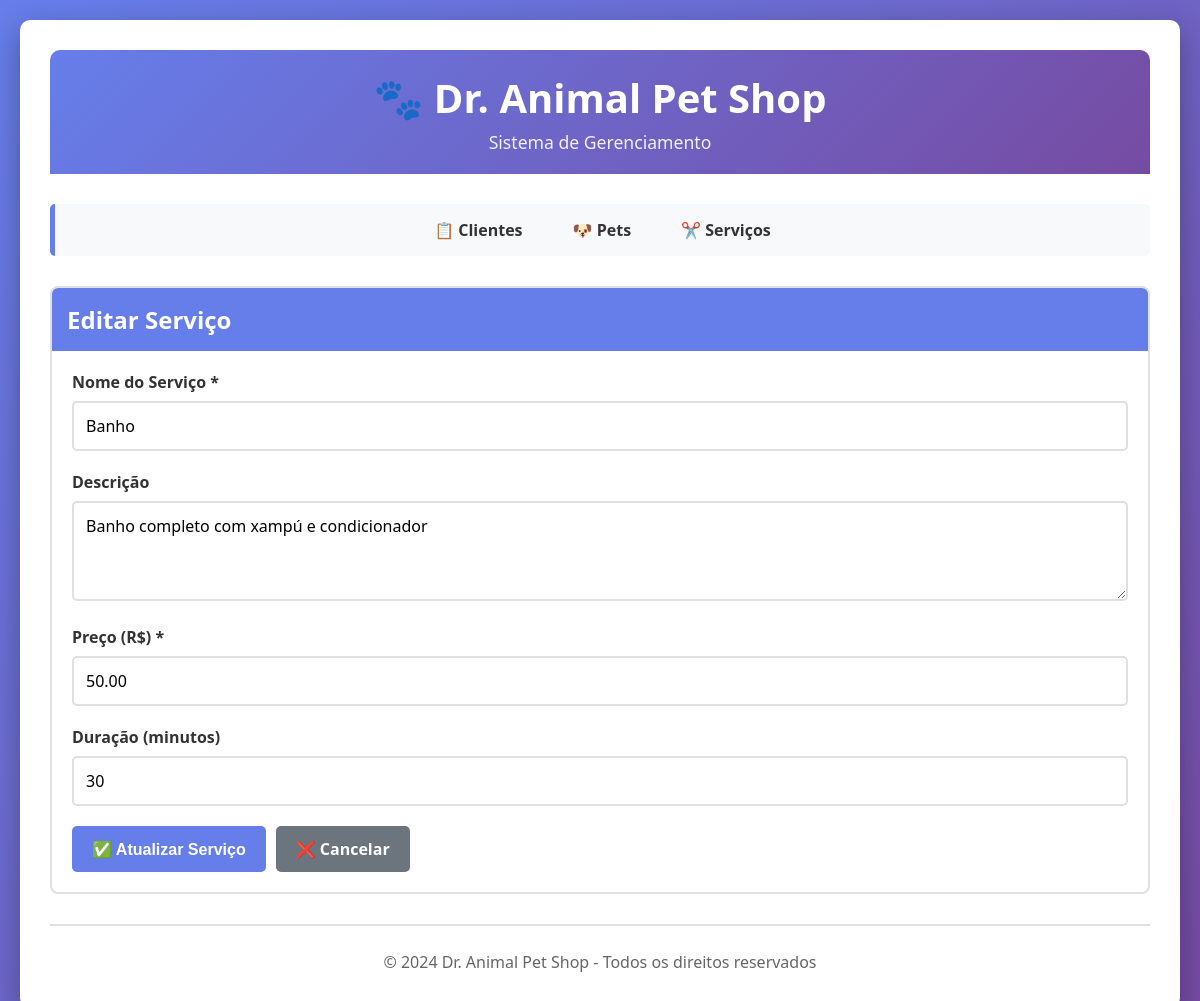
The app's page /editar_servico.php?id=1 with its own data.
### tables this page shows
CREATE TABLE IF NOT EXISTS servicos (
    id INT AUTO_INCREMENT PRIMARY KEY,
    nome VARCHAR(100) NOT NULL,
    descricao TEXT,
    preco DECIMAL(10, 2) NOT NULL,
    duracao_minutos INT,
    data_criacao DATETIME DEFAULT CURRENT_TIMESTAMP,
    ativo BOOLEAN DEFAULT TRUE
);

### editar_servico.php (the view, shortened to what this page needs)
<?php
include 'config.php';
$id = intval($_GET['id']);
$result = $conn->query("SELECT * FROM servicos WHERE id = $id");
$servico = $result->fetch_assoc();
?>
<!DOCTYPE html>
<html lang="pt-BR">
<head>
    <link rel="stylesheet" href="style.css">
</head>
<body>
    <div class="container">
        <header>
            <h1>🐾 Dr. Animal Pet Shop</h1>
            <p>Sistema de Gerenciamento</p>
        </header>
        <nav>
            <ul>
                <li><a href="index.php">📋 Clientes</a></li>
                <li><a href="pets.php">🐶 Pets</a></li>
                <li><a href="servicos.php">✂️ Serviços</a></li>
            </ul>
        </nav>
        <div class="card">
            <div class="card-header">
                <h2>Editar Serviço</h2>
            </div>
            <form method="POST" action="">
                <div class="form-group">
                    <label for="nome">Nome do Serviço *</label>
                    <input type="text" id="nome" name="nome" required value="<?php echo htmlspecialchars($servico['nome']); ?>">
                </div>
                <div class="form-group">
                    <label for="descricao">Descrição</label>
                    <textarea id="descricao" name="descricao"><?php echo htmlspecialchars($servico['descricao'] ?? ''); ?></textarea>
                </div>
                <div class="form-group">
                    <label for="preco">Preço (R$) *</label>
                    <input type="number" id="preco" name="preco" step="0.01" placeholder="Ex: 50.00" required value="<?php echo htmlspecialchars($servico['preco']); ?>">
                </div>
                <div class="form-group">
                    <label for="duracao_minutos">Duração (minutos)</label>
                    <input type="number" id="duracao_minutos" name="duracao_minutos" placeholder="Ex: 30" value="<?php echo htmlspecialchars($servico['duracao_minutos'] ?? ''); ?>">
                </div>
                <div class="btn-group">
                    <button type="submit" class="btn btn-primary">✅ Atualizar Serviço</button>
                    <a href="servicos.php" class="btn btn-secondary">❌ Cancelar</a>
                </div>
            </form>
        </div>
        <footer>
            <p>&copy; 2024 Dr. Animal Pet Shop - Todos os direitos reservados</p>
        </footer>
    </div>
</body>
</html>

### style.css (style rules this page uses)
* { margin: 0; padding: 0; box-sizing: border-box; }
body { font-family: 'Segoe UI', Tahoma, Geneva, Verdana, sans-serif; background: linear-gradient(135deg, #667eea 0%, #764ba2 100%); min-height: 100vh; padding: 20px; }
.container { max-width: 1200px; margin: 0 auto; background: white; border-radius: 10px; box-shadow: 0 10px 30px rgba(0, 0, 0, 0.3); padding: 30px; }
header { background: linear-gradient(135deg, #667eea 0%, #764ba2 100%); color: white; padding: 20px 0; margin-bottom: 30px; border-radius: 10px 10px 0 0; text-align: center; }
header h1 { font-size: 2.5em; margin-bottom: 5px; }
header p { font-size: 1.1em; opacity: 0.9; }
nav { background: #f8f9fa; padding: 15px 0; margin-bottom: 30px; border-radius: 5px; border-left: 5px solid #667eea; }
nav ul { list-style: none; display: flex; justify-content: center; flex-wrap: wrap; gap: 20px; }
nav a { text-decoration: none; color: #333; font-weight: 600; padding: 8px 15px; border-radius: 5px; transition: all 0.3s ease; }
.form-group { margin-bottom: 20px; }
label { display: block; margin-bottom: 8px; font-weight: 600; color: #333; }
input[type="text"], input[type="email"], input[type="tel"], input[type="date"], input[type="number"], select, textarea { width: 100%; padding: 12px; border: 2px solid #e0e0e0; border-radius: 5px; font-size: 1em; transition: border-color 0.3s ease; font-family: inherit; }
textarea { resize: vertical; min-height: 100px; }
.btn { padding: 12px 20px; border: none; border-radius: 5px; font-size: 1em; font-weight: 600; cursor: pointer; transition: all 0.3s ease; text-decoration: none; display: inline-block; text-align: center; }
.btn-primary { background: #667eea; color: white; }
.btn-secondary { background: #6c757d; color: white; }
.btn-group { display: flex; gap: 10px; margin-top: 20px; }
.card { background: white; border: 2px solid #e0e0e0; border-radius: 8px; padding: 20px; margin-bottom: 20px; transition: all 0.3s ease; }
.card-header { background: #667eea; color: white; padding: 15px; margin: -20px -20px 20px -20px; border-radius: 6px 6px 0 0; }
.card-header h2 { margin: 0; font-size: 1.5em; }
footer { text-align: center; margin-top: 30px; padding-top: 20px; border-top: 2px solid #e0e0e0; color: #666; }
footer p { margin: 5px 0; }

### records on screen
servicos: nome "Banho", descricao "Banho completo com xampú e condicionador", preco "50.00", duracao_minutos "30"
